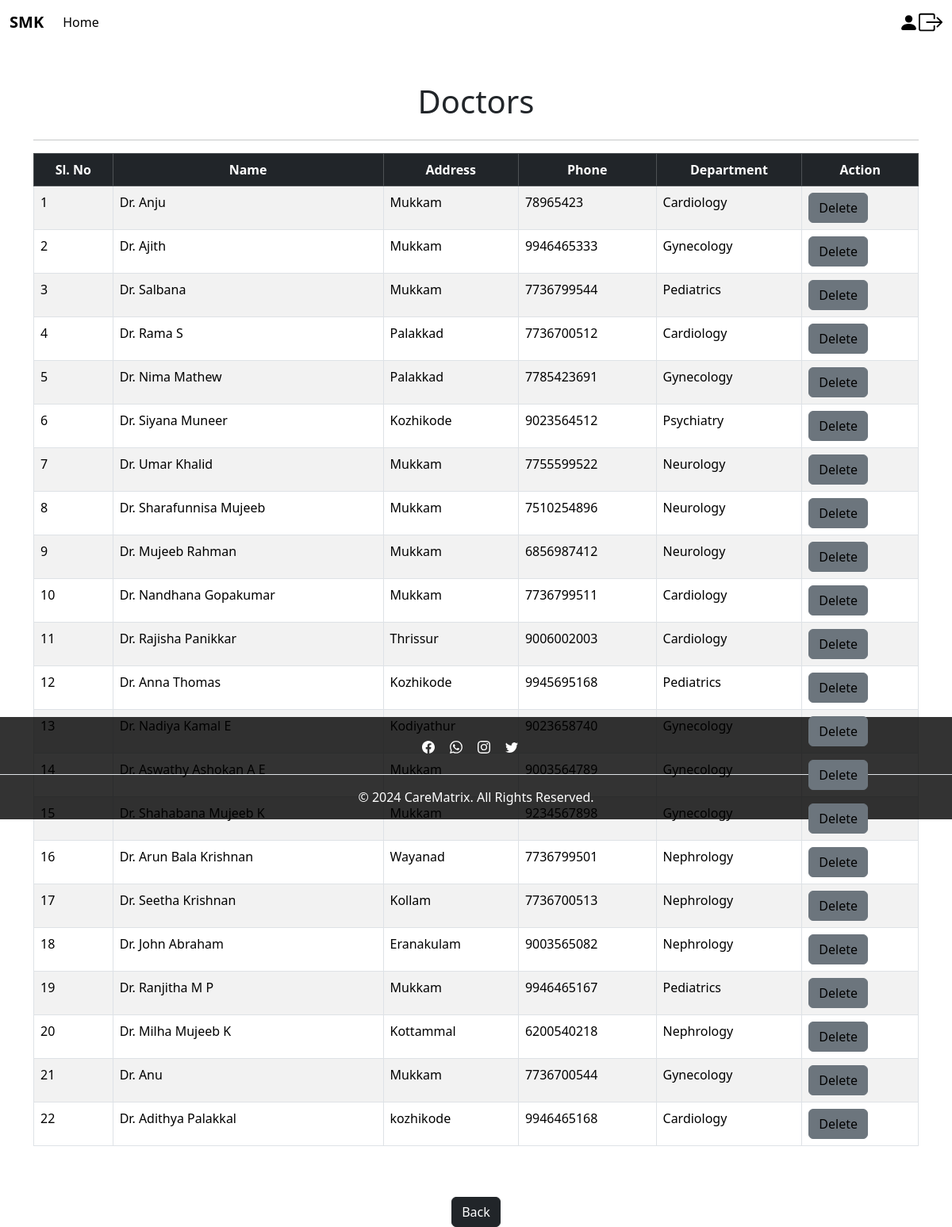
The app's page /doctors_list with its own data.
### app/models.py (models this page shows, shortened)
class Doctors(models.Model):
    doc = models.ForeignKey(CustomUser,on_delete=models.CASCADE)
    name=models.CharField(max_length=100)
    speciality=models.CharField(max_length=100)
    department=models.CharField(max_length=100)
    image=models.FileField(null=True, blank=True)

class CustomUser(AbstractUser):
    Phonenumber=models.IntegerField(null=True,blank=True,unique=True)
    Age=models.IntegerField(null=True,blank=True)
    Address=models.CharField(null=True,blank=True,max_length=100)
    DOB=models.DateField(null=True,blank=True)
    usertype=models.CharField(max_length=200)
    Image = models.FileField(null=True, blank=True)

### app/views.py (the view)
# urls.py: path('doctors_list',views.doctors_list,name='doctors_list'),
def doctors_list(request):
    doctors = Doctors.objects.all().order_by('-id')
    return render(request,'admin/doctors_list.html',{'doctors':doctors})

### template/admin/doctors_list.html (shortened to what this page needs)
{% extends 'admin/base_admin.html' %}
{% load static %}
{% block content %}
<div class="container mt-5" style="height: 100vh;">
    <h1 class="text-center mb-4">Doctors</h1>
    <hr>
    <div class="table-responsive">
        <table class="table table-bordered table-hover table-striped">
            <thead class="table-dark text-center">
                <tr>
                    <th>Sl. No</th>
                    <th>Name</th>
                    <th>Address</th>
                    <th>Phone</th>
                    <th>Department</th>
                    <th>Action</th>
                </tr>
            </thead>
            <tbody>
                {% for doctor in doctors %}
                <tr>
                    <td>{{ forloop.counter }}</td>
                    <td><a href="{% url 'doctor_details' doctor.id %}">Dr. {{ doctor.name }}</a></td>
                    <td>{{ doctor.doc.Address }}</td>
                    <td>{{ doctor.doc.Phonenumber }}</td>
                    <td>{{ doctor.department }}</td>
                    <td>
                        <button class="btn btn-secondary">
                            <a href="{% url 'delete_doctor' doctor.id %}">Delete</a>
                        </button>
                    </td>
                </tr>
                {% empty %}
                <tr>
                    <td colspan="6" class="text-center">No doctors found</td>
                </tr>
                {% endfor %}
            </tbody>
        </table>
    </div>
    <div class="text-center mt-5">
        <a href="{% url 'admin_home' %}" class="btn btn-dark">Back</a>
    </div>
</div>
{% endblock %}

### template/admin/doctors_list.html (style rules this page uses)
a { text-decoration: none; color: black; }

### records on screen
Doctors: name "Anju", doc.Address "Mukkam", doc.Phonenumber "78965423", department "Cardiology"
Doctors: name "Ajith", doc.Address "Mukkam", doc.Phonenumber "9946465333", department "Gynecology"
Doctors: name "Salbana", doc.Address "Mukkam", doc.Phonenumber "7736799544", department "Pediatrics"
Doctors: name "Rama S", doc.Address "Palakkad", doc.Phonenumber "7736700512", department "Cardiology"
Doctors: name "Nima Mathew", doc.Address "Palakkad", doc.Phonenumber "7785423691", department "Gynecology"
Doctors: name "Siyana Muneer", doc.Address "Kozhikode", doc.Phonenumber "9023564512", department "Psychiatry"
Doctors: name "Umar Khalid", doc.Address "Mukkam", doc.Phonenumber "7755599522", department "Neurology"
Doctors: name "Sharafunnisa Mujeeb", doc.Address "Mukkam", doc.Phonenumber "7510254896", department "Neurology"
Doctors: name "Mujeeb Rahman", doc.Address "Mukkam", doc.Phonenumber "6856987412", department "Neurology"
Doctors: name "Nandhana Gopakumar", doc.Address "Mukkam", doc.Phonenumber "7736799511", department "Cardiology"
Doctors: name "Rajisha Panikkar", doc.Address "Thrissur", doc.Phonenumber "9006002003", department "Cardiology"
Doctors: name "Anna Thomas", doc.Address "Kozhikode", doc.Phonenumber "9945695168", department "Pediatrics"
Doctors: name "Nadiya Kamal E", doc.Address "Kodiyathur", doc.Phonenumber "9023658740", department "Gynecology"
Doctors: name "Aswathy Ashokan A E", doc.Address "Mukkam", doc.Phonenumber "9003564789", department "Gynecology"
Doctors: name "Shahabana Mujeeb K", doc.Address "Mukkam", doc.Phonenumber "9234567898", department "Gynecology"
Doctors: name "Arun Bala Krishnan", doc.Address "Wayanad", doc.Phonenumber "7736799501", department "Nephrology"
Doctors: name "Seetha Krishnan", doc.Address "Kollam", doc.Phonenumber "7736700513", department "Nephrology"
Doctors: name "John Abraham", doc.Address "Eranakulam", doc.Phonenumber "9003565082", department "Nephrology"
Doctors: name "Ranjitha M P", doc.Address "Mukkam", doc.Phonenumber "9946465167", department "Pediatrics"
Doctors: name "Milha Mujeeb K", doc.Address "Kottammal", doc.Phonenumber "6200540218", department "Nephrology"
Doctors: name "Anu", doc.Address "Mukkam", doc.Phonenumber "7736700544", department "Gynecology"
Doctors: name "Adithya Palakkal", doc.Address "kozhikode", doc.Phonenumber "9946465168", department "Cardiology"
